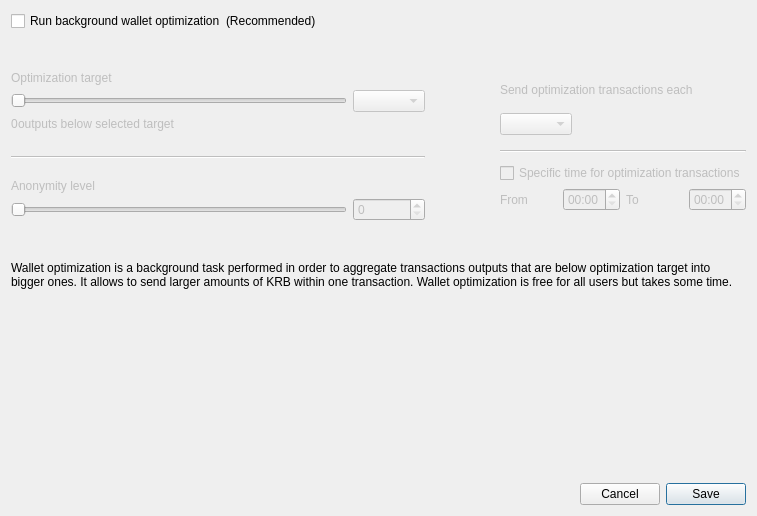
<?xml version="1.0" encoding="UTF-8"?>
<ui version="4.0">
 <class>OptimizationSettingsDialog</class>
 <widget class="QDialog" name="OptimizationSettingsDialog">
  <property name="windowModality">
   <enum>Qt::ApplicationModal</enum>
  </property>
  <property name="geometry">
   <rect>
    <x>0</x>
    <y>0</y>
    <width>757</width>
    <height>516</height>
   </rect>
  </property>
  <property name="windowTitle">
   <string>Wallet optimization settings</string>
  </property>
  <layout class="QGridLayout" name="m_gridLayout">
   <item row="0" column="0">
    <layout class="QVBoxLayout" name="verticalLayout">
     <property name="spacing">
      <number>0</number>
     </property>
     <property name="leftMargin">
      <number>0</number>
     </property>
     <property name="topMargin">
      <number>0</number>
     </property>
     <property name="rightMargin">
      <number>0</number>
     </property>
     <property name="bottomMargin">
      <number>0</number>
     </property>
     <item>
      <layout class="QHBoxLayout" name="horizontalLayout_1">
       <item>
        <widget class="QCheckBox" name="m_enableOptimizationCheck">
         <property name="text">
          <string>Run background wallet optimization</string>
         </property>
        </widget>
       </item>
       <item>
        <widget class="QLabel" name="label_8">
         <property name="text">
          <string>(Recommended)</string>
         </property>
        </widget>
       </item>
       <item>
        <spacer name="m_horizontalSpacer">
         <property name="orientation">
          <enum>Qt::Horizontal</enum>
         </property>
         <property name="sizeHint" stdset="0">
          <size>
           <width>40</width>
           <height>20</height>
          </size>
         </property>
        </spacer>
       </item>
      </layout>
     </item>
     <item>
      <spacer name="verticalSpacer_2">
       <property name="orientation">
        <enum>Qt::Vertical</enum>
       </property>
       <property name="sizeType">
        <enum>QSizePolicy::Fixed</enum>
       </property>
       <property name="sizeHint" stdset="0">
        <size>
         <width>20</width>
         <height>40</height>
        </size>
       </property>
      </spacer>
     </item>
     <item>
      <widget class="QWidget" name="m_optimizationOptionsWidget" native="true">
       <property name="enabled">
        <bool>true</bool>
       </property>
       <layout class="QHBoxLayout" name="horizontalLayout_2">
        <property name="spacing">
         <number>75</number>
        </property>
        <property name="leftMargin">
         <number>0</number>
        </property>
        <property name="topMargin">
         <number>0</number>
        </property>
        <property name="rightMargin">
         <number>0</number>
        </property>
        <property name="bottomMargin">
         <number>0</number>
        </property>
        <item alignment="Qt::AlignTop">
         <widget class="QWidget" name="widget1" native="true">
          <property name="enabled">
           <bool>false</bool>
          </property>
          <layout class="QGridLayout" name="gridLayout" columnstretch="50,0,0,0">
           <property name="leftMargin">
            <number>0</number>
           </property>
           <property name="topMargin">
            <number>0</number>
           </property>
           <property name="rightMargin">
            <number>0</number>
           </property>
           <property name="bottomMargin">
            <number>0</number>
           </property>
           <property name="verticalSpacing">
            <number>5</number>
           </property>
           <item row="0" column="0" colspan="4">
            <widget class="QLabel" name="label_5">
             <property name="text">
              <string>Optimization target</string>
             </property>
             <property name="indent">
              <number>0</number>
             </property>
            </widget>
           </item>
           <item row="4" column="0" colspan="4">
            <spacer name="verticalSpacer_3">
             <property name="orientation">
              <enum>Qt::Vertical</enum>
             </property>
             <property name="sizeType">
              <enum>QSizePolicy::Fixed</enum>
             </property>
             <property name="sizeHint" stdset="0">
              <size>
               <width>20</width>
               <height>20</height>
              </size>
             </property>
            </spacer>
           </item>
           <item row="1" column="0" colspan="3">
            <widget class="QSlider" name="m_thresholdSlider">
             <property name="maximum">
              <number>6</number>
             </property>
             <property name="pageStep">
              <number>1</number>
             </property>
             <property name="orientation">
              <enum>Qt::Horizontal</enum>
             </property>
            </widget>
           </item>
           <item row="1" column="3">
            <widget class="QComboBox" name="m_thresholdCombo"/>
           </item>
           <item row="5" column="0" colspan="4">
            <widget class="Line" name="line">
             <property name="orientation">
              <enum>Qt::Horizontal</enum>
             </property>
            </widget>
           </item>
           <item row="6" column="0" colspan="4">
            <spacer name="verticalSpacer_4">
             <property name="orientation">
              <enum>Qt::Vertical</enum>
             </property>
             <property name="sizeType">
              <enum>QSizePolicy::Fixed</enum>
             </property>
             <property name="sizeHint" stdset="0">
              <size>
               <width>20</width>
               <height>15</height>
              </size>
             </property>
            </spacer>
           </item>
           <item row="8" column="3">
            <widget class="QSpinBox" name="m_mixinSpin">
             <property name="buttonSymbols">
              <enum>QAbstractSpinBox::UpDownArrows</enum>
             </property>
            </widget>
           </item>
           <item row="7" column="0" colspan="4">
            <widget class="QLabel" name="label_7">
             <property name="text">
              <string>Anonymity level</string>
             </property>
             <property name="indent">
              <number>0</number>
             </property>
            </widget>
           </item>
           <item row="8" column="0" colspan="3">
            <widget class="QSlider" name="m_mixinSlider">
             <property name="pageStep">
              <number>1</number>
             </property>
             <property name="orientation">
              <enum>Qt::Horizontal</enum>
             </property>
            </widget>
           </item>
           <item row="2" column="0" colspan="4">
            <spacer name="verticalSpacer_12">
             <property name="orientation">
              <enum>Qt::Vertical</enum>
             </property>
             <property name="sizeType">
              <enum>QSizePolicy::Fixed</enum>
             </property>
             <property name="sizeHint" stdset="0">
              <size>
               <width>20</width>
               <height>0</height>
              </size>
             </property>
            </spacer>
           </item>
           <item row="3" column="0" colspan="4">
            <layout class="QHBoxLayout" name="horizontalLayout_3" stretch="0,1">
             <item>
              <widget class="QLabel" name="m_nonOptimizedOutputsLabel">
               <property name="text">
                <string>0</string>
               </property>
              </widget>
             </item>
             <item>
              <widget class="QLabel" name="m_nonOptimizedOutputsTextLabel">
               <property name="text">
                <string>outputs below selected target</string>
               </property>
              </widget>
             </item>
            </layout>
           </item>
          </layout>
         </widget>
        </item>
        <item>
         <layout class="QVBoxLayout" name="verticalLayout_3">
          <property name="spacing">
           <number>10</number>
          </property>
          <property name="rightMargin">
           <number>0</number>
          </property>
          <property name="bottomMargin">
           <number>0</number>
          </property>
          <item>
           <widget class="QWidget" name="widget2" native="true">
            <property name="enabled">
             <bool>false</bool>
            </property>
            <layout class="QGridLayout" name="gridLayout_2" columnstretch="0,0,0,0">
             <property name="leftMargin">
              <number>0</number>
             </property>
             <property name="topMargin">
              <number>0</number>
             </property>
             <property name="rightMargin">
              <number>0</number>
             </property>
             <property name="bottomMargin">
              <number>0</number>
             </property>
             <property name="verticalSpacing">
              <number>5</number>
             </property>
             <item row="8" column="0">
              <widget class="QLabel" name="label_2">
               <property name="text">
                <string>From</string>
               </property>
              </widget>
             </item>
             <item row="2" column="0" colspan="2" alignment="Qt::AlignLeft">
              <widget class="QComboBox" name="m_periodCombo"/>
             </item>
             <item row="8" column="1">
              <widget class="QTimeEdit" name="m_startTimeEdit">
               <property name="enabled">
                <bool>false</bool>
               </property>
               <property name="displayFormat">
                <string>HH:mm</string>
               </property>
              </widget>
             </item>
             <item row="8" column="2">
              <widget class="QLabel" name="label_3">
               <property name="text">
                <string>To</string>
               </property>
              </widget>
             </item>
             <item row="1" column="0" colspan="4">
              <spacer name="verticalSpacer_5">
               <property name="orientation">
                <enum>Qt::Vertical</enum>
               </property>
               <property name="sizeType">
                <enum>QSizePolicy::Fixed</enum>
               </property>
               <property name="sizeHint" stdset="0">
                <size>
                 <width>20</width>
                 <height>0</height>
                </size>
               </property>
              </spacer>
             </item>
             <item row="0" column="0" colspan="4">
              <widget class="QLabel" name="label_4">
               <property name="text">
                <string>Send optimization transactions each</string>
               </property>
               <property name="indent">
                <number>0</number>
               </property>
              </widget>
             </item>
             <item row="7" column="0" colspan="4">
              <spacer name="verticalSpacer_8">
               <property name="orientation">
                <enum>Qt::Vertical</enum>
               </property>
               <property name="sizeType">
                <enum>QSizePolicy::Fixed</enum>
               </property>
               <property name="sizeHint" stdset="0">
                <size>
                 <width>20</width>
                 <height>0</height>
                </size>
               </property>
              </spacer>
             </item>
             <item row="8" column="3">
              <widget class="QTimeEdit" name="m_stopTimeEdit">
               <property name="enabled">
                <bool>false</bool>
               </property>
               <property name="displayFormat">
                <string>HH:mm</string>
               </property>
              </widget>
             </item>
             <item row="4" column="0" colspan="4">
              <widget class="Line" name="line_2">
               <property name="orientation">
                <enum>Qt::Horizontal</enum>
               </property>
              </widget>
             </item>
             <item row="3" column="0" colspan="4">
              <spacer name="verticalSpacer_6">
               <property name="orientation">
                <enum>Qt::Vertical</enum>
               </property>
               <property name="sizeType">
                <enum>QSizePolicy::Fixed</enum>
               </property>
               <property name="sizeHint" stdset="0">
                <size>
                 <width>20</width>
                 <height>10</height>
                </size>
               </property>
              </spacer>
             </item>
             <item row="6" column="0" colspan="4">
              <widget class="QCheckBox" name="m_optimizationTimeCheck">
               <property name="text">
                <string>Specific time for optimization transactions</string>
               </property>
              </widget>
             </item>
             <item row="9" column="0" colspan="4">
              <spacer name="verticalSpacer_10">
               <property name="orientation">
                <enum>Qt::Vertical</enum>
               </property>
               <property name="sizeType">
                <enum>QSizePolicy::Fixed</enum>
               </property>
               <property name="sizeHint" stdset="0">
                <size>
                 <width>20</width>
                 <height>10</height>
                </size>
               </property>
              </spacer>
             </item>
             <item row="5" column="0" colspan="4">
              <spacer name="verticalSpacer_7">
               <property name="orientation">
                <enum>Qt::Vertical</enum>
               </property>
               <property name="sizeType">
                <enum>QSizePolicy::Fixed</enum>
               </property>
               <property name="sizeHint" stdset="0">
                <size>
                 <width>20</width>
                 <height>5</height>
                </size>
               </property>
              </spacer>
             </item>
            </layout>
           </widget>
          </item>
         </layout>
        </item>
       </layout>
      </widget>
     </item>
     <item>
      <spacer name="verticalSpacer_11">
       <property name="orientation">
        <enum>Qt::Vertical</enum>
       </property>
       <property name="sizeType">
        <enum>QSizePolicy::Fixed</enum>
       </property>
       <property name="sizeHint" stdset="0">
        <size>
         <width>20</width>
         <height>40</height>
        </size>
       </property>
      </spacer>
     </item>
     <item>
      <widget class="QLabel" name="m_helpLabel">
       <property name="text">
        <string>Wallet optimization is a background task performed in order to aggregate transactions outputs that are below optimization target into bigger ones. It allows to send larger amounts of KRB within one transaction. Wallet optimization is free for all users but takes some time.</string>
       </property>
       <property name="wordWrap">
        <bool>true</bool>
       </property>
      </widget>
     </item>
     <item>
      <spacer name="verticalSpacer">
       <property name="orientation">
        <enum>Qt::Vertical</enum>
       </property>
       <property name="sizeHint" stdset="0">
        <size>
         <width>20</width>
         <height>40</height>
        </size>
       </property>
      </spacer>
     </item>
    </layout>
   </item>
   <item row="1" column="0">
    <layout class="QHBoxLayout" name="horizontalLayout_4">
     <item>
      <spacer name="horizontalSpacer">
       <property name="orientation">
        <enum>Qt::Horizontal</enum>
       </property>
       <property name="sizeHint" stdset="0">
        <size>
         <width>40</width>
         <height>20</height>
        </size>
       </property>
      </spacer>
     </item>
     <item>
      <widget class="QPushButton" name="optimizationCancelButton">
       <property name="text">
        <string>Cancel</string>
       </property>
      </widget>
     </item>
     <item>
      <widget class="QPushButton" name="optimizationSaveButton">
       <property name="text">
        <string>Save</string>
       </property>
       <property name="default">
        <bool>true</bool>
       </property>
      </widget>
     </item>
    </layout>
   </item>
  </layout>
 </widget>
 <resources/>
 <connections>
  <connection>
   <sender>optimizationCancelButton</sender>
   <signal>clicked()</signal>
   <receiver>OptimizationSettingsDialog</receiver>
   <slot>reject()</slot>
   <hints>
    <hint type="sourcelabel">
     <x>549</x>
     <y>259</y>
    </hint>
    <hint type="destinationlabel">
     <x>338</x>
     <y>140</y>
    </hint>
   </hints>
  </connection>
  <connection>
   <sender>optimizationSaveButton</sender>
   <signal>clicked()</signal>
   <receiver>OptimizationSettingsDialog</receiver>
   <slot>save()</slot>
   <hints>
    <hint type="sourcelabel">
     <x>630</x>
     <y>259</y>
    </hint>
    <hint type="destinationlabel">
     <x>338</x>
     <y>140</y>
    </hint>
   </hints>
  </connection>
  <connection>
   <sender>m_enableOptimizationCheck</sender>
   <signal>toggled(bool)</signal>
   <receiver>widget1</receiver>
   <slot>setEnabled(bool)</slot>
   <hints>
    <hint type="sourcelabel">
     <x>147</x>
     <y>47</y>
    </hint>
    <hint type="destinationlabel">
     <x>176</x>
     <y>204</y>
    </hint>
   </hints>
  </connection>
  <connection>
   <sender>m_optimizationTimeCheck</sender>
   <signal>toggled(bool)</signal>
   <receiver>m_startTimeEdit</receiver>
   <slot>setEnabled(bool)</slot>
   <hints>
    <hint type="sourcelabel">
     <x>543</x>
     <y>179</y>
    </hint>
    <hint type="destinationlabel">
     <x>501</x>
     <y>207</y>
    </hint>
   </hints>
  </connection>
  <connection>
   <sender>m_optimizationTimeCheck</sender>
   <signal>toggled(bool)</signal>
   <receiver>m_stopTimeEdit</receiver>
   <slot>setEnabled(bool)</slot>
   <hints>
    <hint type="sourcelabel">
     <x>543</x>
     <y>179</y>
    </hint>
    <hint type="destinationlabel">
     <x>643</x>
     <y>207</y>
    </hint>
   </hints>
  </connection>
  <connection>
   <sender>m_enableOptimizationCheck</sender>
   <signal>toggled(bool)</signal>
   <receiver>widget2</receiver>
   <slot>setEnabled(bool)</slot>
   <hints>
    <hint type="sourcelabel">
     <x>158</x>
     <y>48</y>
    </hint>
    <hint type="destinationlabel">
     <x>556</x>
     <y>197</y>
    </hint>
   </hints>
  </connection>
  <connection>
   <sender>m_thresholdSlider</sender>
   <signal>valueChanged(int)</signal>
   <receiver>OptimizationSettingsDialog</receiver>
   <slot>thresholdChanged(int)</slot>
   <hints>
    <hint type="sourcelabel">
     <x>116</x>
     <y>139</y>
    </hint>
    <hint type="destinationlabel">
     <x>355</x>
     <y>194</y>
    </hint>
   </hints>
  </connection>
  <connection>
   <sender>m_mixinSlider</sender>
   <signal>valueChanged(int)</signal>
   <receiver>OptimizationSettingsDialog</receiver>
   <slot>mixinChanged(int)</slot>
   <hints>
    <hint type="sourcelabel">
     <x>116</x>
     <y>240</y>
    </hint>
    <hint type="destinationlabel">
     <x>367</x>
     <y>236</y>
    </hint>
   </hints>
  </connection>
 </connections>
 <slots>
  <slot>thresholdChanged(int)</slot>
  <slot>mixinChanged(int)</slot>
  <slot>save()</slot>
 </slots>
</ui>
